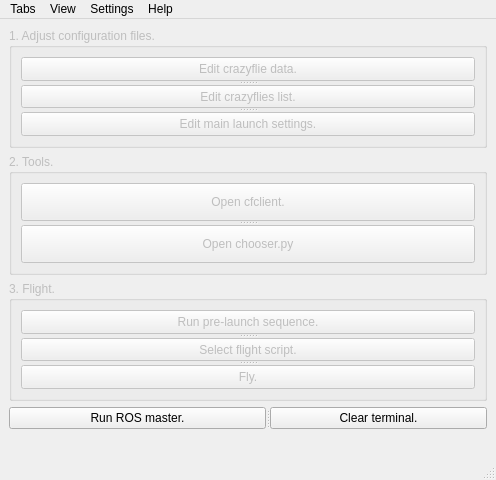
<?xml version="1.0" encoding="UTF-8"?>
<ui version="4.0">
 <author>Santiago Restrepo</author>
 <class>MainWindow</class>
 <widget class="QMainWindow" name="MainWindow">
  <property name="geometry">
   <rect>
    <x>0</x>
    <y>0</y>
    <width>496</width>
    <height>480</height>
   </rect>
  </property>
  <property name="windowTitle">
   <string>CrazyGUI</string>
  </property>
  <property name="autoFillBackground">
   <bool>false</bool>
  </property>
  <widget class="QWidget" name="centralwidget">
   <layout class="QVBoxLayout" name="verticalLayout_3">
    <item>
     <widget class="QGroupBox" name="groupBox_1">
      <property name="enabled">
       <bool>false</bool>
      </property>
      <property name="title">
       <string>1. Adjust configuration files.</string>
      </property>
      <layout class="QVBoxLayout" name="verticalLayout">
       <item>
        <widget class="QSplitter" name="splitter">
         <property name="orientation">
          <enum>Qt::Vertical</enum>
         </property>
         <widget class="QPushButton" name="pushButton1_1">
          <property name="text">
           <string>Edit crazyflie data.</string>
          </property>
         </widget>
         <widget class="QPushButton" name="pushButton1_0">
          <property name="text">
           <string>Edit crazyflies list.</string>
          </property>
         </widget>
         <widget class="QPushButton" name="pushButton1_2">
          <property name="text">
           <string>Edit main launch settings.</string>
          </property>
         </widget>
        </widget>
       </item>
      </layout>
     </widget>
    </item>
    <item>
     <widget class="QGroupBox" name="groupBox_2">
      <property name="enabled">
       <bool>false</bool>
      </property>
      <property name="title">
       <string>2. Tools.</string>
      </property>
      <layout class="QVBoxLayout" name="verticalLayout_2">
       <item>
        <widget class="QSplitter" name="splitter_2">
         <property name="orientation">
          <enum>Qt::Vertical</enum>
         </property>
         <widget class="QPushButton" name="pushButton2_0">
          <property name="text">
           <string>Open cfclient.</string>
          </property>
         </widget>
         <widget class="QPushButton" name="pushButton2_1">
          <property name="text">
           <string>Open chooser.py</string>
          </property>
         </widget>
        </widget>
       </item>
      </layout>
     </widget>
    </item>
    <item>
     <widget class="QGroupBox" name="groupBox_3">
      <property name="enabled">
       <bool>false</bool>
      </property>
      <property name="title">
       <string>3. Flight.</string>
      </property>
      <layout class="QVBoxLayout" name="verticalLayout_4">
       <item>
        <widget class="QSplitter" name="splitter_4">
         <property name="orientation">
          <enum>Qt::Vertical</enum>
         </property>
         <widget class="QPushButton" name="pushButton3_0">
          <property name="text">
           <string>Run pre-launch sequence.</string>
          </property>
         </widget>
         <widget class="QPushButton" name="pushButton3_1">
          <property name="text">
           <string>Select flight script.</string>
          </property>
         </widget>
         <widget class="QPushButton" name="pushButton3_2">
          <property name="text">
           <string>Fly.</string>
          </property>
         </widget>
        </widget>
       </item>
      </layout>
     </widget>
    </item>
    <item>
     <widget class="QSplitter" name="splitter_3">
      <property name="orientation">
       <enum>Qt::Horizontal</enum>
      </property>
      <widget class="QPushButton" name="pushButton0_1">
       <property name="text">
        <string>Run ROS master.</string>
       </property>
      </widget>
      <widget class="QPushButton" name="pushButton0_0">
       <property name="text">
        <string>Clear terminal.</string>
       </property>
      </widget>
     </widget>
    </item>
    <item>
     <widget class="QLabel" name="label">
      <property name="styleSheet">
       <string notr="true">image: url(:/icons/crazyflie.png);</string>
      </property>
      <property name="text">
       <string/>
      </property>
     </widget>
    </item>
   </layout>
  </widget>
  <widget class="QMenuBar" name="menubar">
   <property name="geometry">
    <rect>
     <x>0</x>
     <y>0</y>
     <width>496</width>
     <height>22</height>
    </rect>
   </property>
   <widget class="QMenu" name="menuedir">
    <property name="title">
     <string>Tabs</string>
    </property>
    <addaction name="action0_0"/>
    <addaction name="action0_1"/>
    <addaction name="action0_2"/>
   </widget>
   <widget class="QMenu" name="menuEdit">
    <property name="title">
     <string>Settings</string>
    </property>
    <widget class="QMenu" name="menuSelect_language">
     <property name="title">
      <string>Select language</string>
     </property>
     <addaction name="actionEnglish"/>
     <addaction name="actionSpanish"/>
    </widget>
    <addaction name="menuSelect_language"/>
    <addaction name="action2_1"/>
   </widget>
   <widget class="QMenu" name="menuHelp">
    <property name="title">
     <string>Help</string>
    </property>
    <addaction name="actionIssues"/>
    <addaction name="actionAbout_CrazyGUI"/>
   </widget>
   <widget class="QMenu" name="menuView">
    <property name="title">
     <string>View</string>
    </property>
   </widget>
   <addaction name="menuedir"/>
   <addaction name="menuView"/>
   <addaction name="menuEdit"/>
   <addaction name="menuHelp"/>
  </widget>
  <widget class="QStatusBar" name="statusbar"/>
  <action name="action0_0">
   <property name="checkable">
    <bool>true</bool>
   </property>
   <property name="text">
    <string>Adjust configuration files.</string>
   </property>
   <property name="shortcut">
    <string/>
   </property>
  </action>
  <action name="actionEnglish">
   <property name="checkable">
    <bool>true</bool>
   </property>
   <property name="text">
    <string>English</string>
   </property>
  </action>
  <action name="actionSpanish">
   <property name="checkable">
    <bool>true</bool>
   </property>
   <property name="text">
    <string>Spanish</string>
   </property>
  </action>
  <action name="action0_1">
   <property name="checkable">
    <bool>true</bool>
   </property>
   <property name="text">
    <string>Tools</string>
   </property>
  </action>
  <action name="actionIssues">
   <property name="text">
    <string>Issues</string>
   </property>
  </action>
  <action name="actionAbout_CrazyGUI">
   <property name="text">
    <string>About CrazyGUI</string>
   </property>
  </action>
  <action name="action0_2">
   <property name="checkable">
    <bool>true</bool>
   </property>
   <property name="text">
    <string>Flight</string>
   </property>
  </action>
  <action name="action2_1">
   <property name="checkable">
    <bool>true</bool>
   </property>
   <property name="text">
    <string>Enable simulation.</string>
   </property>
  </action>
 </widget>
 <resources>
  <include location="Images/crazyflie.qrc"/>
 </resources>
 <connections/>
</ui>
